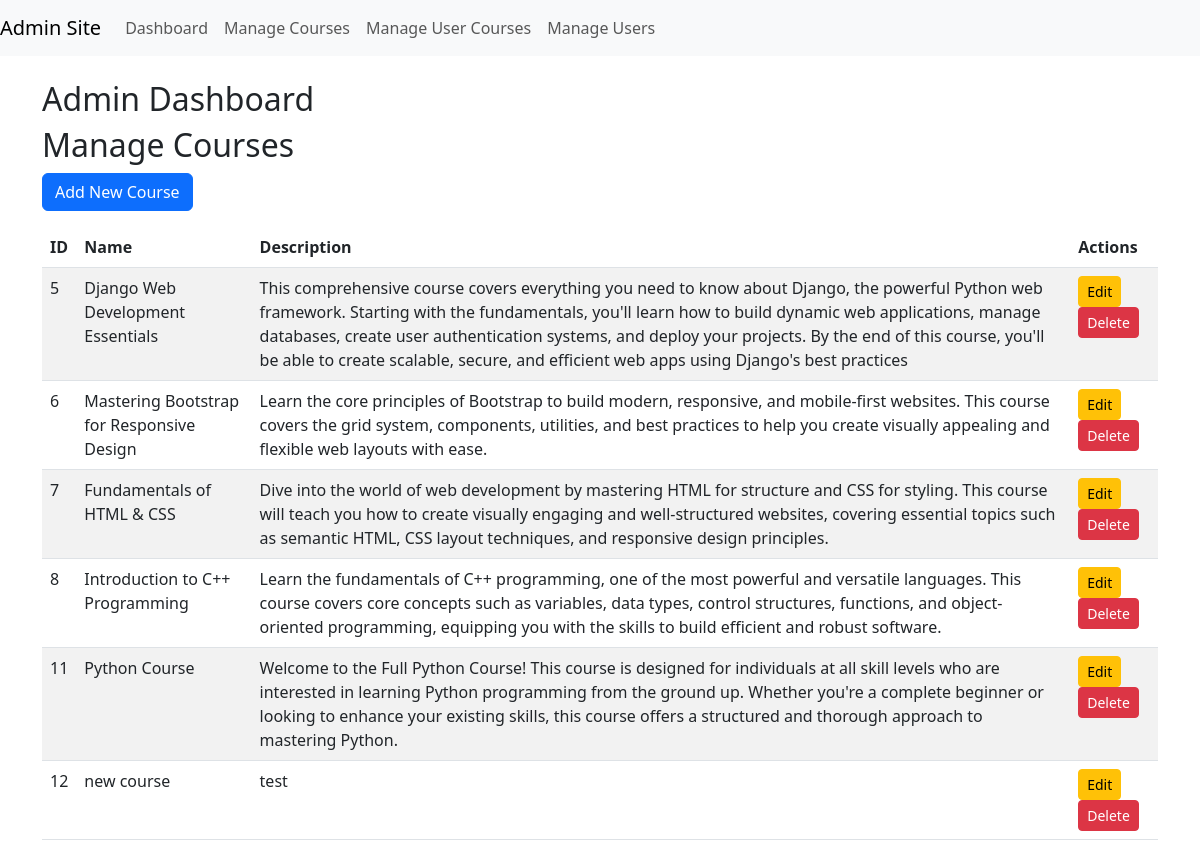
/custom_admin/manage-courses/ (signed in), run on an earlier commit of the app's database.
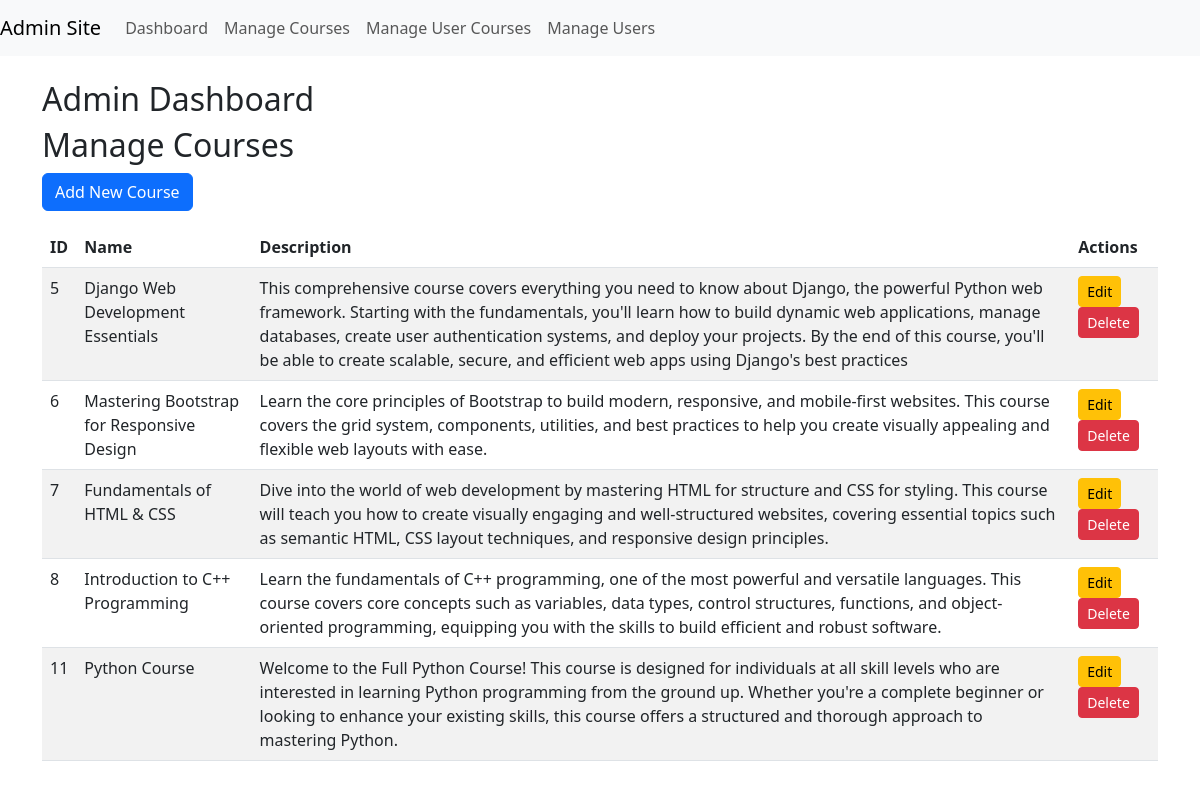
And on a later commit of the database.
### main/models.py (models this page shows, shortened)
class Course(models.Model):
    title = models.CharField(max_length=100, unique=True)
    description = models.TextField()
    created_at = models.DateTimeField(auto_now_add=True)
    image = models.ImageField(upload_to='images/', blank=True, null=True)
    video_url = models.URLField(max_length=500, blank=True, null=True)

### custom_admin/views.py (the view)
# urls.py: path('manage-courses/', manage_courses, name='manage_courses'),
@login_required
def manage_courses(request):
    courses = Course.objects.all()
    return render(request, 'manage_course.html', {'courses': courses})

### custom_admin/templates/manage_course.html
{% extends "adminsite.html" %}
{% block content %}
<h2>Manage Courses</h2>
<a href="{% url 'add_course' %}" class="btn btn-primary mb-3">Add New Course</a>
<table class="table table-striped">
    <thead>
        <tr>
            <th>ID</th>
            <th>Name</th>
            <th>Description</th>
            <th>Actions</th>
        </tr>
    </thead>
    <tbody>
        {% for course in courses %}
        <tr>
            <td>{{ course.id }}</td>
            <td>{{ course.title }}</td>
            <td>{{ course.description }}</td>
            <td>
                <a href="{% url 'edit_course' course.id %}" class="btn btn-sm btn-warning">Edit</a>
                <a href="{% url 'delete_course' course.id %}" class="btn btn-sm btn-danger">Delete</a>
            </td>
        </tr>
        {% endfor %}
    </tbody>
</table>
{% endblock %}

### custom_admin/templates/adminsite.html (shortened to what this page needs)
<!DOCTYPE html>
<html lang="en">
<head>
    <link href="https://cdn.jsdelivr.net/npm/bootstrap@5.3.0-alpha1/dist/css/bootstrap.min.css" rel="stylesheet">
</head>
<body>
    <nav class="navbar navbar-expand-lg navbar-light bg-light">
        <a class="navbar-brand" href="#">Admin Site</a>
        <div class="collapse navbar-collapse" id="navbarNav">
            <ul class="navbar-nav">
                <li class="nav-item">
                    <a class="nav-link" href="{% url 'adminsite' %}">Dashboard</a>
                </li>
                <li class="nav-item">
                    <a class="nav-link" href="{% url 'manage_courses' %}">Manage Courses</a>
                </li>
                <li class="nav-item">
                    <a class="nav-link" href="{% url 'manage_usercourses' %}">Manage User Courses</a>
                </li>
                <li class="nav-item">
                    <a class="nav-link" href="{% url 'manage_users' %}">Manage Users</a>
                </li>
            </ul>
        </div>
    </nav>
    <div class="container mt-4">
        <h2>Admin Dashboard</h2>
        {% block content %}{% endblock %}
    </div>
</body>
</html>

What changed in the data, as far as the page shows it:
removed Course: id "12", title "new course", description "test"
